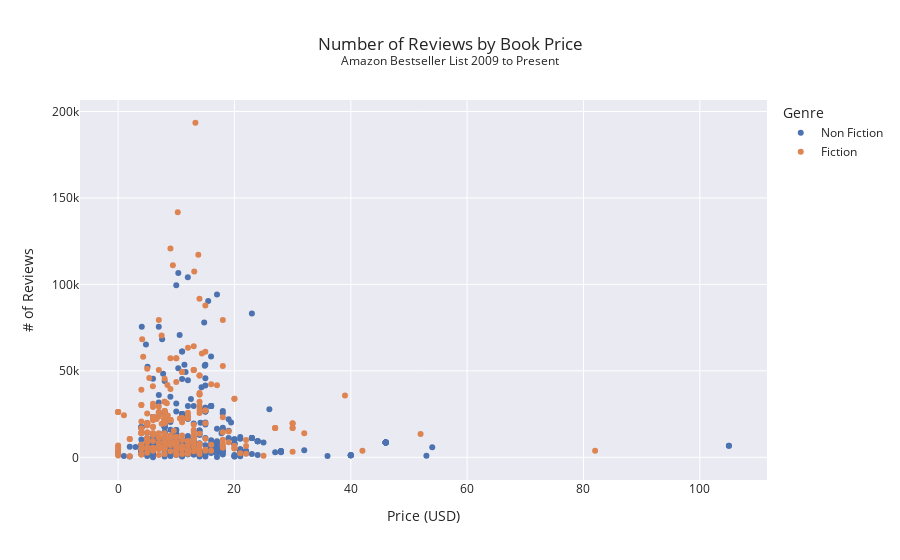

Notebook cell for this chart:
### Code cell
fig = px.scatter(books, 
                 x='Price',
                 y='Reviews',
                 title="Number of Reviews by Book Price<br><sup>Amazon Bestseller List 2009 to Present</sup>",
                 labels={'Reviews': '# of Reviews', 'Price': 'Price (USD)'},
                 color='Genre',
                 template='seaborn'
                )
fig.show()

### Figure 1 — Plotly figure (JSON) as saved in the notebook; plotly's stock layout.template omitted (floating-point values rounded to 4 significant figures; data arrays with more than 128 entries replaced by an {"elided": "..."} marker saying what was removed)
{"data": [{"hovertemplate": "Genre=Non Fiction<br>Price (USD)=%{x}<br># of Reviews=%{y}<extra></extra>", "legendgroup": "Non Fiction", "marker": {"color": "rgb(76,114,176)", "symbol": "circle"}, "mode": "markers", "name": "Non Fiction", "orientation": "v", "showlegend": true, "type": "scatter", "x": {"elided": "363 float values"}, "xaxis": "x", "y": {"elided": "363 int values"}, "yaxis": "y"}, {"hovertemplate": "Genre=Fiction<br>Price (USD)=%{x}<br># of Reviews=%{y}<extra></extra>", "legendgroup": "Fiction", "marker": {"color": "rgb(221,132,82)", "symbol": "circle"}, "mode": "markers", "name": "Fiction", "orientation": "v", "showlegend": true, "type": "scatter", "x": {"elided": "287 float values"}, "xaxis": "x", "y": {"elided": "287 int values"}, "yaxis": "y"}], "layout": {"legend": {"title": {"text": "Genre"}, "tracegroupgap": 0}, "title": {"text": "Number of Reviews by Book Price<br><sup>Amazon Bestseller List 2009 to Present</sup>"}, "xaxis": {"anchor": "y", "domain": [0, 1], "title": {"text": "Price (USD)"}}, "yaxis": {"anchor": "x", "domain": [0, 1], "title": {"text": "# of Reviews"}}}}
